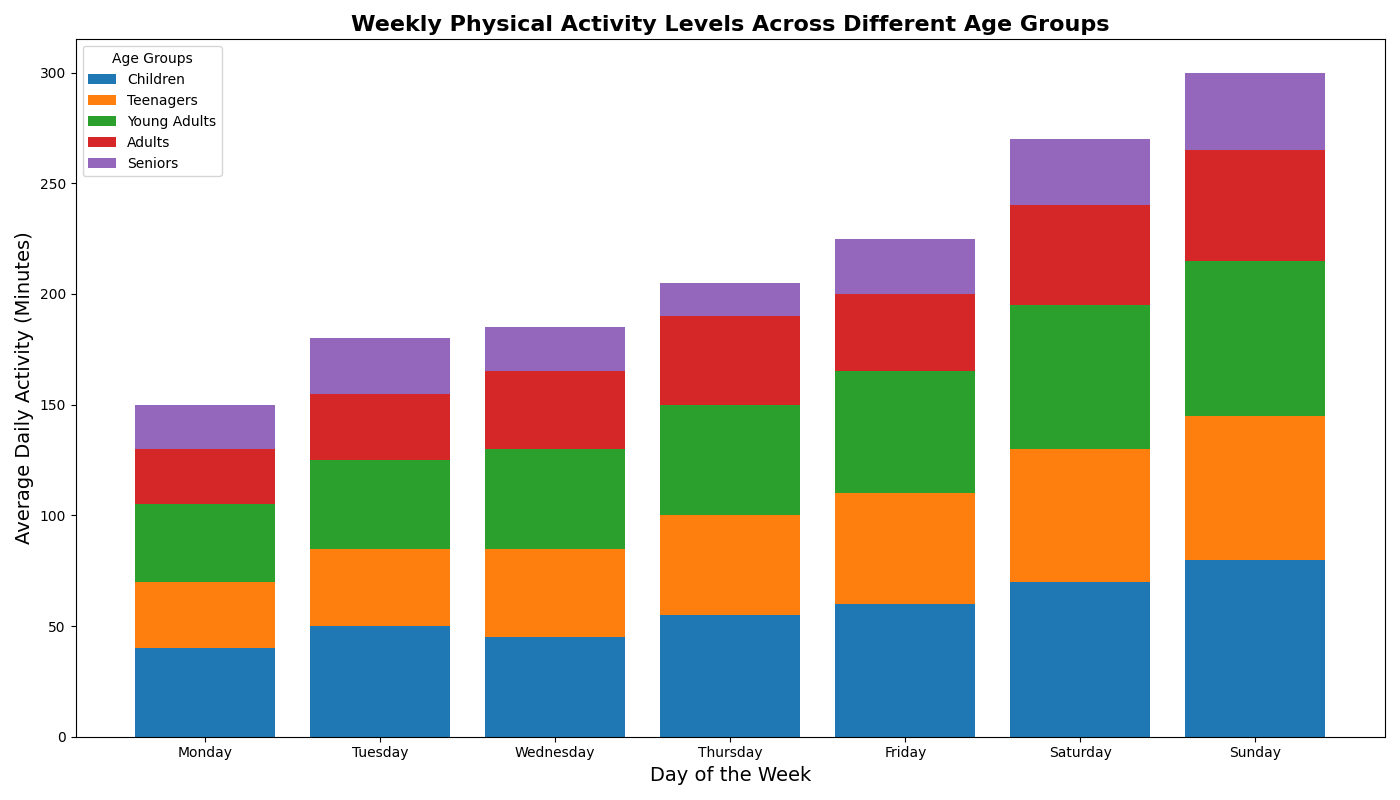

The Python source for this figure:
import matplotlib.pyplot as plt
import numpy as np

age_groups = ["Children", "Teenagers", "Young Adults", "Adults", "Seniors"]
days_of_week = ["Monday", "Tuesday", "Wednesday", "Thursday", "Friday", "Saturday", "Sunday"]
activity_data = np.array([
    [40, 50, 45, 55, 60, 70, 80],  # Children
    [30, 35, 40, 45, 50, 60, 65],  # Teenagers
    [35, 40, 45, 50, 55, 65, 70],  # Young Adults
    [25, 30, 35, 40, 35, 45, 50],  # Adults
    [20, 25, 20, 15, 25, 30, 35]   # Seniors
])

x = np.arange(len(days_of_week))

fig, ax = plt.subplots(figsize=(14, 8))

# Initialize the bottom position for stacking
bottom_stack = np.zeros(len(days_of_week))

for i, age_group in enumerate(age_groups):
    ax.bar(x, activity_data[i], label=age_group, bottom=bottom_stack)
    bottom_stack += activity_data[i]  # Update bottom position for next stack

ax.set_xlabel('Day of the Week', fontsize=14)
ax.set_ylabel('Average Daily Activity (Minutes)', fontsize=14)
ax.set_title('Weekly Physical Activity Levels Across Different Age Groups', fontsize=16, fontweight='bold')
ax.set_xticks(x)
ax.set_xticklabels(days_of_week)
ax.legend(title="Age Groups")

plt.tight_layout()
plt.savefig("weekly_activity_levels_stacked_bar.png")
plt.show()
